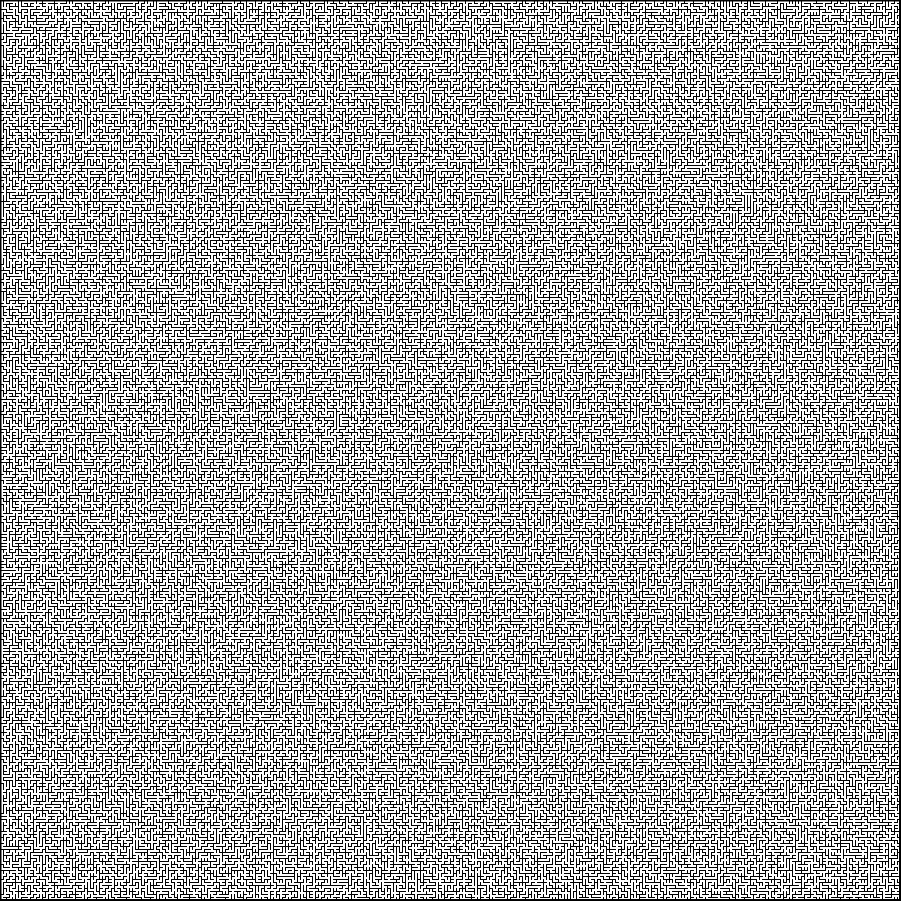
#> input picture maze_2.png, 1802 x 1802 px (shown at 1/2 size)
$ python clean_bfs.py
#> lines starting #> are read from the running program, lines starting #| are printed output that depends on the picture
# thank you https://stackoverflow.com/questions/12995434/representing-and-solving-a-maze-given-an-image?rq=1
# make sure maze is boxed with black outline. If not, just add that in whatever editor you please
import sys
from multiprocessing import Queue
# pillow
from PIL import Image


def a_star(start, end, matrix):

    parent = {}
    unseenNodes = [start]

    while unseenNodes:
        minNode = unseenNodes.pop(0)
        x,y = minNode

        if (x,y) == end:
            return parent

        px, py = x,y
        neighbors = ((x-1,y),(x,y-1),(x+1,y),(x,y+1))
        real_neighbors = ((x,y) for (x,y) in neighbors if matrix[x,y] > (120,120,120))

        for cx,cy in real_neighbors:
            matrix[cx,cy] = (120,120,120)
            unseenNodes.append((cx,cy))
            parent[(cx,cy)] = (px,py)


# run program
if __name__ == '__main__':
    # init values
    start = (10,7)
    end = (1768,1791)
    # invoke: python mazesolver.py <mazefile> <outputfile>[.jpg|.png|etc.]
    base_img = Image.open('maze_2.png')
#> base_img is the input picture: PIL image 1802x1802 RGB; 66.2% white; black in thin lines or dots
    base_img = base_img.convert('RGB')
    base_pixels = base_img.load()
    # call search algorithm
    path = a_star(start, end, base_pixels)
#> path = 2149948 items
    print('found path. Drawing Now')
    # open picture to print path on
    path_img = Image.open('maze_2.png')
    path_pixels = path_img.load()
    #reconstruct shortest path
    current_node = end
    while current_node != start:
        x,y = current_node
        path_pixels[x,y] = (255,0,0) # red
        current_node = path[current_node]
#> this loop made 9976 passes
#> (x, y, current_node) on passes 2 to 4: (1768, 1790, (1768, 1789)), (1768, 1789, (1768, 1788)), (1768, 1788, (1768, 1787))
    # save image
    path_img.save('ans.jpg')
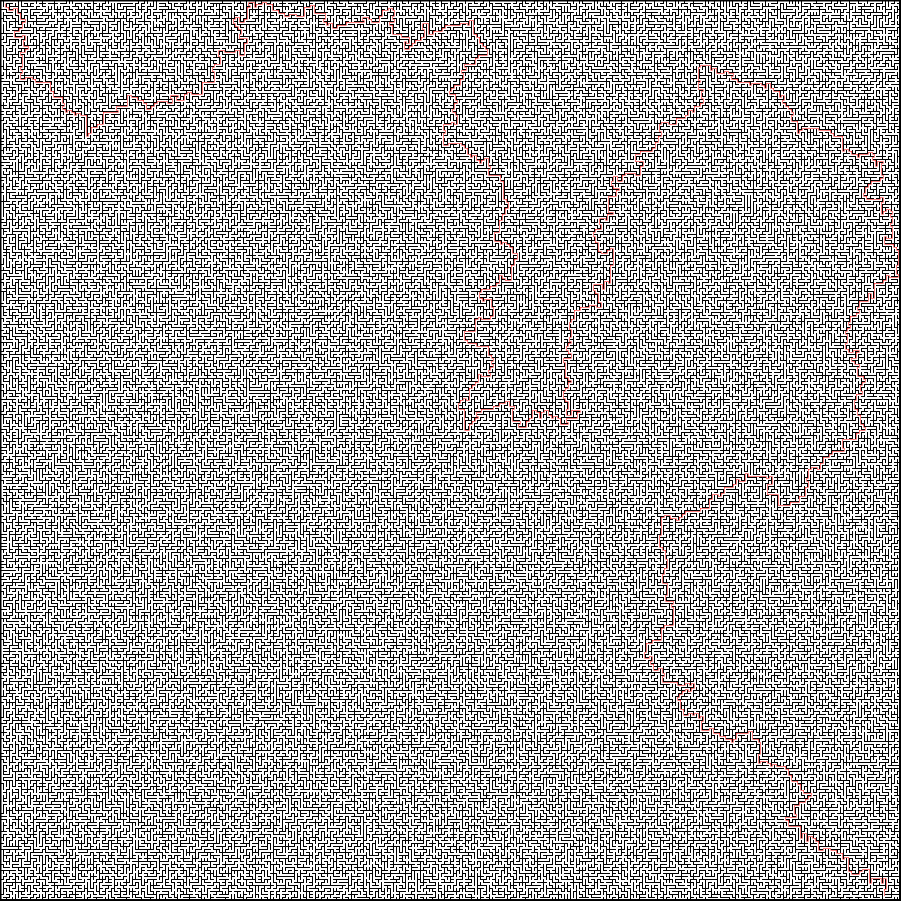
#> saved as ans.jpg: PIL image 1802x1802 RGB (shown at 1/2 size); mean R, G, B 168.9, 168.1, 168.1
